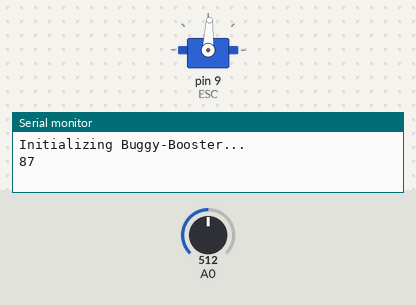
Bench run of a sketch on a simulated Arduino Uno, built with avr-gcc and run on an emulated ATmega328P. On the bench: servo, the last lines printed to the serial monitor. The inputs (shaded band) are chosen by the test bench; at power-on: A0 = 512.

Above: at 1.2 s.
1.3 s: A0 set to 716
At 2.5 s:
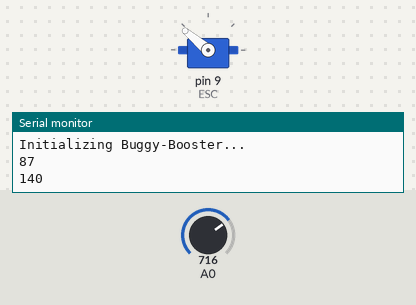
2.8 s: A0 set to 900
At 3.8 s:
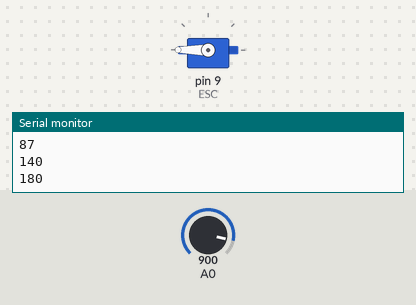
4.3 s: A0 set to 306
At 5.0 s:
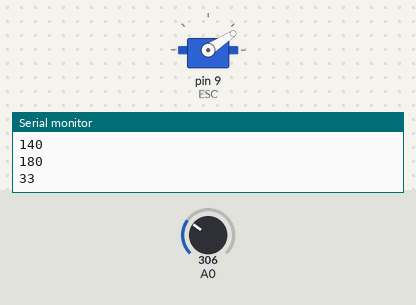
5.8 s: A0 set to 165
At 6.2 s:
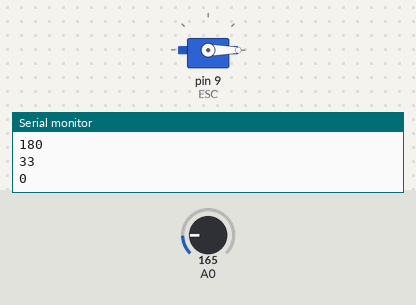
7.3 s: A0 set to 511
At 8.5 s:
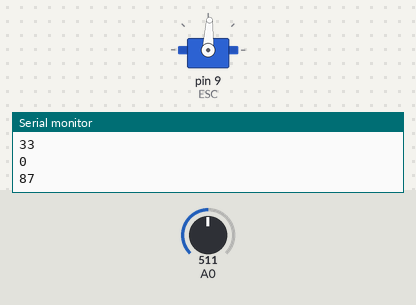
8.8 s: A0 set to 122
At 10.0 s:
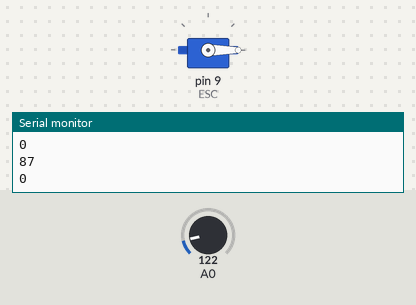
Timing chart, 0 to 11.3 s (numbered marks = the images above; inputs shaded):
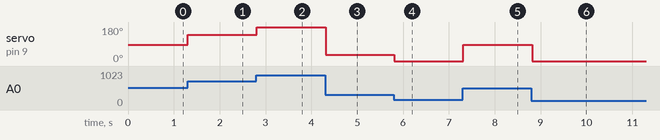

Measured:
- after the input at 1.3 s, servo on pin 9 (ESC): 87° → 140° at once
- after the input at 2.8 s, servo on pin 9 (ESC): 140° → 180° at once
- after the input at 4.3 s, servo on pin 9 (ESC): 180° → 33° at once
- after the input at 5.8 s, servo on pin 9 (ESC): 33° → 0° at once
- after the input at 7.3 s, servo on pin 9 (ESC): 0° → 87° at once
- after the input at 8.8 s, servo on pin 9 (ESC): 87° → 0° at once

The sketch:

kinderwagen.ino
```cpp
#include <Servo.h>
Servo ESC;
int Gaspedal;
int LastSpeed = 0;
int CurrentSpeed = 0;

void setup() {
  Serial.begin(9600);
  Serial.println("Initializing Buggy-Booster...");
  ESC.attach(9, 1000, 2000);
  ESC.write(CurrentSpeed);
}

void loop() {
  Gaspedal = analogRead(A0);
  CurrentSpeed = map(Gaspedal, 175, 870, 0, 180);

  if(CurrentSpeed > 175) {
    CurrentSpeed = 180;
  } else if(CurrentSpeed < 20){
    CurrentSpeed = 0;
  }


  int difference = LastSpeed - CurrentSpeed;
  if(difference < 0) {
    difference = difference * -1;
  }

  if(difference > 1) {
    Serial.println(CurrentSpeed);
    ESC.write(CurrentSpeed);
  }

  delay(100);
  LastSpeed = CurrentSpeed;
}
```
